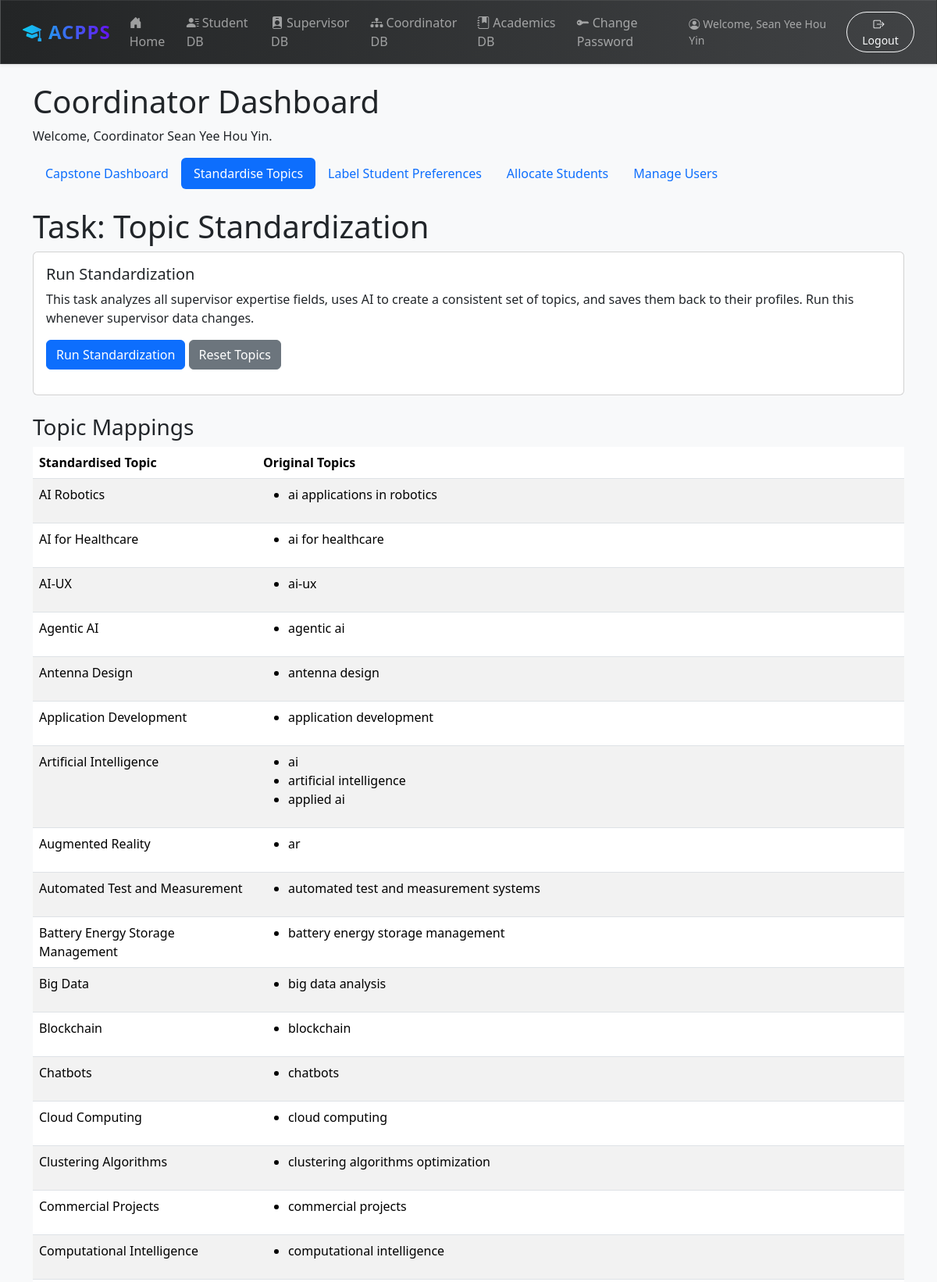
The app's page /dashboards/coordinator/standardize/ (signed in, upper part) with its own data.
### users/models.py (models this page shows, shortened)
class User(AbstractBaseUser, PermissionsMixin):
    email = models.EmailField(unique=True)
    is_active = models.BooleanField(default=True)
    is_staff = models.BooleanField(default=False)
    date_joined = models.DateTimeField(default=timezone.now)
    full_name = models.CharField(max_length=255, blank=False, null=False)
    USER_TYPE_CHOICES = (
        ('student', 'Student'),
        ('supervisor', 'Supervisor'),
    )
    user_type = models.CharField(max_length=10, choices=USER_TYPE_CHOICES)
    objects = UserManager()
    USERNAME_FIELD = 'email'
    REQUIRED_FIELDS = ['user_type']
    def get_full_name(self):
        return self.full_name or self.email

### api/models.py (models this page shows, shortened)
class StandardisedTopic(models.Model):
    name = models.CharField(max_length=255, unique=True)

class OriginalTopic(models.Model):
    name = models.CharField(max_length=255, unique=True)
    standardised_topic = models.ForeignKey(
        'StandardisedTopic',
        on_delete=models.SET_NULL,
        null=True,
        related_name='original_topics'
    )

### dashboards/views.py (the view)
# urls.py: path('coordinator/standardize/', CoordinatorStandardizationView.as_view(), name='coordinator_standardize'),
class CoordinatorStandardizationView(CoordinatorRequiredMixin, View):
    template_name = 'dashboard/coordinator_standardize.html'
    def get(self, request, *args, **kwargs):
        supervisors = SupervisorProfile.objects.select_related('user').all().order_by('user__full_name')
        topics = StandardisedTopic.objects.all().order_by('name')
        context = {
            'supervisors': supervisors,
            'topics': topics,
        }
        return render(request, self.template_name, context)

### dashboards/views.py (called while the page is built)
    def dispatch(self, request, *args, **kwargs):
        is_coordinator = CoordinatorProfile.objects.filter(supervisor__user=request.user).exists() or request.user.is_superuser
        if not is_coordinator:
            messages.error(request, "You do not have permission to access this page.")
            return redirect('home')
        return super().dispatch(request, *args, **kwargs)

### templates/dashboard/coordinator_standardize.html (shortened to what this page needs)
{% extends "dashboard/coordinator_base.html" %}
{% load static %}
{% block module %}
    <h1>Task: Topic Standardization</h1>
    <div class="card mb-4">
        <div class="card-body">
            <h5 class="card-title">Run Standardization</h5>
            <p class="card-text">This task analyzes all supervisor expertise fields, uses AI to create a consistent set of topics, and saves them back to their profiles. Run this whenever supervisor data changes.</p>
            <button type="button" id="standardize-btn" class="btn btn-primary" data-url="{% url 'start_standardization' %}">Run Standardization</button>
            <button type="button" id="delete-btn" class="btn btn-secondary" data-url="{% url 'reset_topics' %}">Reset Topics</button>
        </div>
    </div>
    <h3>Topic Mappings</h3>
    {% if topics %}
        <div class="table-responsive">
            <table class="table table-striped table-hover">
                <thead>
                    <tr>
                        <th>Standardised Topic</th>
                        <th>Original Topics</th>
                    </tr>
                </thead>
                <tbody>
                    {% for topic in topics %}
                        <tr>
                            <td>{{ topic.name }}</td>
                            <td>
                                {% if topic.original_topics.all %}
                                    <ul>
                                        {% for original in topic.original_topics.all %}
                                            <li>{{ original.name }}</li>
                                        {% endfor %}
                                    </ul>
                                {% else %}
                                    -
                                {% endif %}
                            </td>
                        </tr>
                    {% endfor %}
            </table>
        </div>
    {% else %}
        <div class="alert alert-warning" role="alert">No topic mappings found in the system.</div>
    {% endif %}
{% endblock %}
{% block extra_js %}
    {% load static %}
{% endblock %}

### templates/dashboard/coordinator_base.html (shortened to what this page needs)
{% extends "dashboard/dashboard_base.html" %}
{% load static %}
{% block dashboard %}
    <h1>Coordinator Dashboard</h1>
    <p>Welcome, Coordinator {{ user.get_full_name }}.</p>
    <nav class="nav nav-pills mb-4">
        <a class="nav-link {% if request.resolver_match.url_name == 'coordinator_dashboard' %}active{% endif %}" href="{% url 'coordinator_dashboard' %}">Capstone Dashboard</a>
        <a class="nav-link {% if request.resolver_match.url_name == 'coordinator_standardize' %}active{% endif %}" href="{% url 'coordinator_standardize' %}">Standardise Topics</a>
        <a class="nav-link {% if request.resolver_match.url_name == 'coordinator_label' %}active{% endif %}" href="{% url 'coordinator_label' %}">Label Student Preferences</a>
        <a class="nav-link {% if request.resolver_match.url_name == 'coordinator_match' %}active{% endif %}" href="{% url 'coordinator_match' %}">Allocate Students</a>
        <a class="nav-link {% if request.resolver_match.url_name == 'coordinator_import' %}active{% endif %}" href="{% url 'coordinator_import' %}">Manage Users</a>
    </nav>
    {% block module %}
    {% endblock %}
{% endblock %}

### templates/base.html (shortened to what this page needs)
<!DOCTYPE html>
<html lang="en">
<head>
    <link href="https://cdn.jsdelivr.net/npm/bootstrap@5.3.3/dist/css/bootstrap.min.css" rel="stylesheet">
    <link rel="stylesheet" href="https://cdn.jsdelivr.net/npm/bootstrap-icons@1.11.3/font/bootstrap-icons.min.css">
</head>
<body>
    <nav class="navbar navbar-expand-lg navbar-dark navbar-custom shadow-sm mb-4 px-3" style="backdrop-filter: blur(8px); border: 1px solid rgba(255,255,255,0.08);">
        <div class="container-fluid">
            <a class="navbar-brand fw-bold fs-4 text-gradient" href="{% url 'home' %}" style="letter-spacing:1px;">
                <i class="bi bi-mortarboard-fill me-2"></i>ACPPS
            </a>
            <div class="collapse navbar-collapse" id="navbarNav">
                <ul class="navbar-nav me-auto mb-2 mb-lg-0">
                    <li class="nav-item">
                        <a class="nav-link {% if request.resolver_match.url_name == 'home' %}active{% endif %}" href="{% url 'home' %}">
                            <i class="bi bi-house-door-fill me-1"></i>Home
                        </a>
                    </li>
                    {% if user.is_authenticated %}
                        {% if user.is_superuser %}
                            <li class="nav-item"><a class="nav-link" href="{% url 'student_dashboard' %}"><i class="bi bi-person-lines-fill me-1"></i>Student DB</a></li>
                            <li class="nav-item"><a class="nav-link" href="{% url 'supervisor_dashboard' %}"><i class="bi bi-person-badge-fill me-1"></i>Supervisor DB</a></li>
                            <li class="nav-item"><a class="nav-link" href="{% url 'coordinator_dashboard' %}"><i class="bi bi-diagram-3-fill me-1"></i>Coordinator DB</a></li>
                            <li class="nav-item"><a class="nav-link" href="{% url 'academics:dashboard' %}"><i class="bi bi-journal-bookmark-fill me-1"></i>Academics DB</a></li>
                        {% elif user.user_type == 'student' %}
                            <li class="nav-item"><a class="nav-link" href="{% url 'student_dashboard' %}"><i class="bi bi-person-circle me-1"></i>My Dashboard</a></li>
                        {% elif user.user_type == 'supervisor' %}
                            <li class="nav-item"><a class="nav-link" href="{% url 'supervisor_dashboard' %}"><i class="bi bi-person-badge-fill me-1"></i>My Dashboard</a></li>
                        {% endif %}
                    {% endif %}
                </ul>
                <div class="navbar-nav ms-auto align-items-center">
                    {% if user.is_authenticated %}
                        <li class="nav-item">
                            <a class="nav-link" href="{% url 'password_change' %}">
                                <i class="bi bi-key-fill me-1"></i>Change Password
                            </a>
                        </li>
                        <span class="navbar-text me-3 small" style="font-weight:500;">
                            <i class="bi bi-person-circle me-1"></i>Welcome, {{ user.full_name }}
                        </span>
                        <form class="d-flex" action="{% url 'logout' %}" method="post">
                            <button type="submit" class="btn btn-outline-light btn-sm px-3 rounded-pill ms-2" style="transition:background 0.2s;">
                                <i class="bi bi-box-arrow-right me-1"></i>Logout
                            </button>
                        </form>
                    {% else %}
                        <a href="{% url 'login' %}" class="btn btn-outline-light rounded-pill px-4 ms-2">Login</a>
                    {% endif %}
                </div>
            </div>
        </div>
    </nav>
    <main class="container">
        {% block content %}
        {% endblock %}
    </main>
</body>
</html>

### templates/base.html (style rules this page uses)
body { background-color: #f8f9fa; }
.text-gradient { background: linear-gradient(90deg, #0dcaf0 0%, #6610f2 100%); -webkit-background-clip: text; -webkit-text-fill-color: transparent; background-clip: text; }
.navbar-custom { background: linear-gradient(90deg, #232526 0%, #414345 100%); box-shadow: 0 4px 24px 0 rgba(0,0,0,0.10); border: 1px solid rgba(255,255,255,0.10); backdrop-filter: blur(8px); }
.navbar .nav-link { transition: color 0.2s, background 0.2s; }
.navbar .navbar-brand { letter-spacing: 1px; }

### records on screen
User: full_name "Sean Yee Hou Yin", get_full_name "Sean Yee Hou Yin"
StandardisedTopic: name "AI Robotics"
OriginalTopic: name "ai applications in robotics"
StandardisedTopic: name "AI for Healthcare"
OriginalTopic: name "ai for healthcare"
StandardisedTopic: name "AI-UX"
OriginalTopic: name "ai-ux"
StandardisedTopic: name "Agentic AI"
OriginalTopic: name "agentic ai"
StandardisedTopic: name "Antenna Design"
OriginalTopic: name "antenna design"
StandardisedTopic: name "Application Development"
OriginalTopic: name "application development"
StandardisedTopic: name "Artificial Intelligence"
OriginalTopic: name "ai"
OriginalTopic: name "artificial intelligence"
OriginalTopic: name "applied ai"
StandardisedTopic: name "Augmented Reality"
OriginalTopic: name "ar"
StandardisedTopic: name "Automated Test and Measurement"
OriginalTopic: name "automated test and measurement systems"
StandardisedTopic: name "Battery Energy Storage Management"
OriginalTopic: name "battery energy storage management"
StandardisedTopic: name "Big Data"
OriginalTopic: name "big data analysis"
StandardisedTopic: name "Blockchain"
OriginalTopic: name "blockchain"
StandardisedTopic: name "Chatbots"
OriginalTopic: name "chatbots"
StandardisedTopic: name "Cloud Computing"
OriginalTopic: name "cloud computing"
StandardisedTopic: name "Clustering Algorithms"
OriginalTopic: name "clustering algorithms optimization"
StandardisedTopic: name "Commercial Projects"
OriginalTopic: name "commercial projects"
StandardisedTopic: name "Computational Intelligence"
OriginalTopic: name "computational intelligence"
